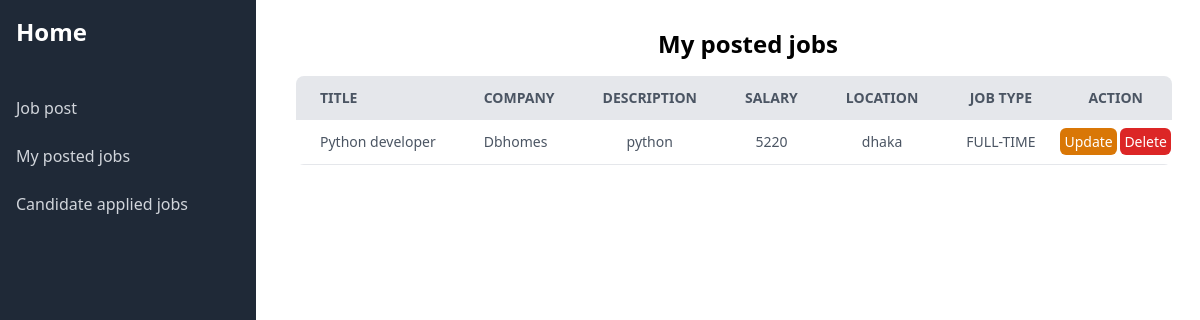
The page /posted_job/ (signed in) on the database as committed earlier.
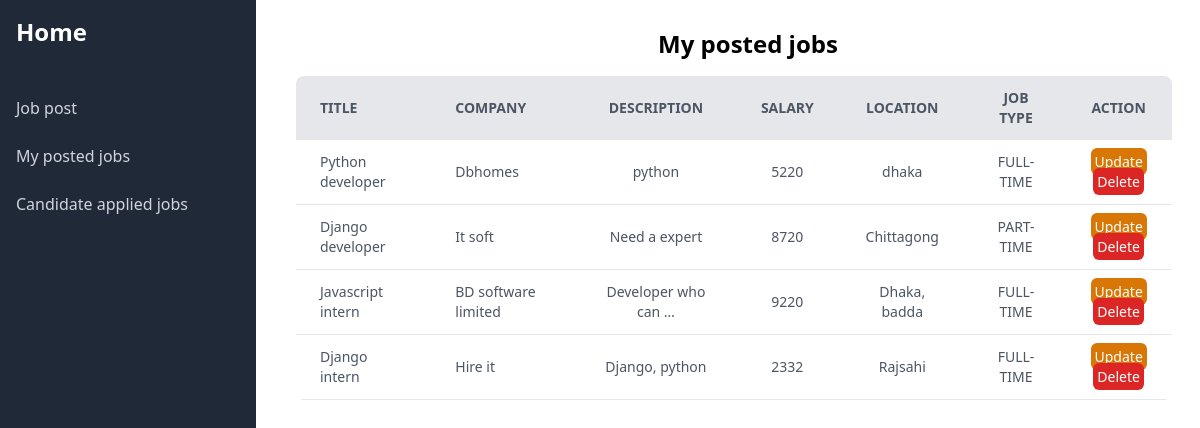
The same page on the database as committed later.
### dashboard/models.py (models this page shows, shortened)
class JobPostModel(models.Model):
    user = models.ForeignKey(User, on_delete=models.CASCADE)
    title = models.CharField(max_length=50)
    company = models.CharField(max_length=50, unique=True)
    location = models.CharField(max_length=50)
    job_type = models.CharField(choices=JOB_TYPE, max_length=50)
    salary = models.IntegerField()
    description = models.TextField(max_length=100)
    publish_date = models.DateTimeField(auto_now_add=True)

### dashboard/views.py (the view)
# urls.py: path('posted_job/', views.posted_job, name='posted_job'),
def posted_job(request):
    jobs = JobPostModel.objects.filter(user = request.user)
    return render(request, 'dashboard/posted_jobs.html', {'data': jobs})

### accounts/context_processors.py (called while the page is built)
def register_info(request):
    if not isinstance(request.user, AnonymousUser):
        try:
            register_info = RegisterInfoModel.objects.get(user=request.user)
        except RegisterInfoModel.DoesNotExist:
            register_info = None
        return {'register_info': register_info}
    else:
        return {'register_info': None}

### price_plan/context_processors.py (called while the page is built)
def payment_info(request):
    try:
        payment_info = PricePlanModel.objects.get(user = request.user)
    except:
        payment_info = None
    return {'payment_info': payment_info}

### dashboard/templates/dashboard/posted_jobs.html (shortened to what this page needs)
{% extends "dashboard/base.html" %}
{% block content %}
<div class="ml-10 mt-7">
  <h3 class="font-bold text-2xl text-center">My posted jobs</h3>
  <div class="container pr-7 mt-4">
    <table class="min-w-full bg-white rounded-lg overflow-hidden">
      <thead class="bg-gray-200 uppercase text-sm text-gray-600">
        <tr>
          <th class="py-3 px-6 text-left">Title</th>
          <th class="py-3 px-6 text-left">Company</th>
          <th class="py-3 px-6">Description</th>
          <th class="py-3 px-6 text-center">Salary</th>
          <th class="py-3 px-6 text-center">Location</th>
          <th class="py-3 px-6 text-center">Job type</th>
          <th class="py-3 px-6 text-center">Action</th>
        </tr>
      </thead>
      <tbody class="text-gray-600 text-sm font-light">
        {% for item in data %}
        <tr class="border-b border-gray-200 hover:bg-gray-100">
          <td class="py-3 px-6 text-left">{{item.title}}</td>
          <td class="py-3 px-6 text-left">{{item.company}}</td>
          <td class="py-3 px-6 text-center">
            {{item.description|truncatewords:3}}
          </td>
          <td class="py-3 px-6 text-center">{{item.salary}}</td>
          <td class="py-3 px-6 text-center">{{item.location}}</td>
          <td class="py-3 px-6 text-center">{{item.job_type}}</td>
          <td class="text-center">
            <a href="{% url 'update_post' pk=item.id %}" class="text-white bg-amber-600 rounded-md p-1">Update</a>
            <a href="{% url 'delete_post' item.id %}" class="text-white bg-red-600 rounded-md p-1">Delete</a>
          </td>
        </tr>
        {% endfor %}
      </tbody>
    </table>
  </div>
</div>
{% endblock content %}

Rows that differ between the two databases and show on the page:
added JobPostModel: title "Django developer", company "It soft", description "Need a expert", salary "8720", location "Chittagong", job_type "PART-TIME"
added JobPostModel: title "Javascript intern", company "BD software limited", description "Developer who can …", salary "9220", location "Dhaka, badda", job_type "FULL-TIME"
added JobPostModel: title "Django intern", company "Hire it", description "Django, python", salary "2332", location "Rajsahi", job_type "FULL-TIME"
